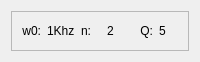
<?xml version="1.0" encoding="UTF-8"?>
<ui version="4.0">
 <class>Form</class>
 <widget class="QWidget" name="Form">
  <property name="geometry">
   <rect>
    <x>0</x>
    <y>0</y>
    <width>200</width>
    <height>62</height>
   </rect>
  </property>
  <property name="windowTitle">
   <string>Form</string>
  </property>
  <layout class="QGridLayout" name="gridLayout">
   <item row="1" column="0">
    <widget class="QFrame" name="frame">
     <property name="autoFillBackground">
      <bool>false</bool>
     </property>
     <property name="frameShape">
      <enum>QFrame::StyledPanel</enum>
     </property>
     <property name="frameShadow">
      <enum>QFrame::Sunken</enum>
     </property>
     <property name="lineWidth">
      <number>1</number>
     </property>
     <property name="midLineWidth">
      <number>1</number>
     </property>
     <layout class="QGridLayout" name="gridLayout_2">
      <item row="0" column="0">
       <widget class="QLabel" name="label_3">
        <property name="text">
         <string>&lt;html&gt;&lt;head/&gt;&lt;body&gt;&lt;p align=&quot;right&quot;&gt;w0:&lt;/p&gt;&lt;/body&gt;&lt;/html&gt;</string>
        </property>
       </widget>
      </item>
      <item row="0" column="1">
       <widget class="QLabel" name="wp">
        <property name="text">
         <string>&lt;html&gt;&lt;head/&gt;&lt;body&gt;&lt;p&gt;1Khz&lt;/p&gt;&lt;/body&gt;&lt;/html&gt;</string>
        </property>
       </widget>
      </item>
      <item row="0" column="2">
       <widget class="QLabel" name="label">
        <property name="text">
         <string>n:</string>
        </property>
       </widget>
      </item>
      <item row="0" column="3">
       <widget class="QLabel" name="label_2">
        <property name="text">
         <string>2</string>
        </property>
       </widget>
      </item>
      <item row="0" column="4">
       <widget class="QLabel" name="label_4">
        <property name="text">
         <string>&lt;html&gt;&lt;head/&gt;&lt;body&gt;&lt;p align=&quot;right&quot;&gt;Q:&lt;/p&gt;&lt;/body&gt;&lt;/html&gt;</string>
        </property>
       </widget>
      </item>
      <item row="0" column="5">
       <widget class="QLabel" name="q_val">
        <property name="text">
         <string>&lt;html&gt;&lt;head/&gt;&lt;body&gt;&lt;p&gt;5&lt;/p&gt;&lt;/body&gt;&lt;/html&gt;</string>
        </property>
       </widget>
      </item>
     </layout>
    </widget>
   </item>
  </layout>
 </widget>
 <resources/>
 <connections/>
</ui>
